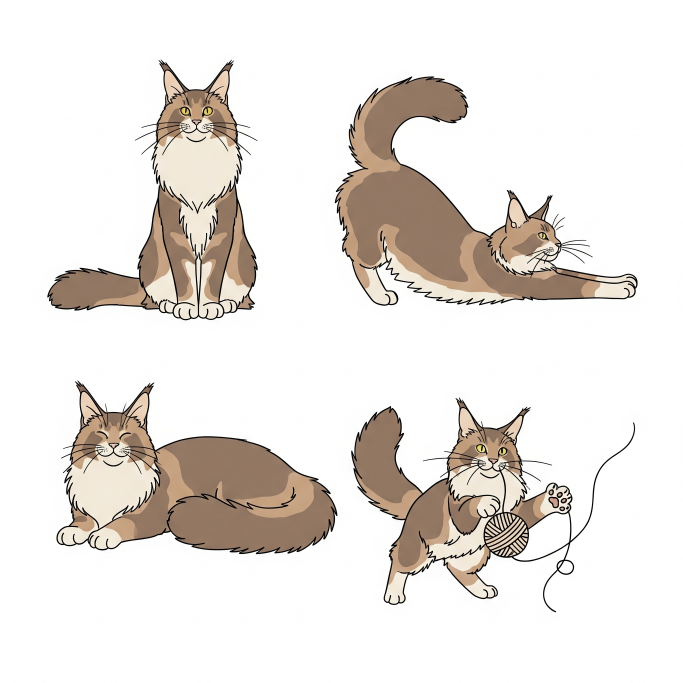
#> input picture assets/images/cats/american_shorthair.jpg, 2048 x 2048 px (shown at 1/3 size); its folder holds 4 pictures in this run
$ python image_cropper.py
#> lines starting #> are read from the running program, lines starting #| are printed output that depends on the picture
#!/usr/bin/env python3
"""
图片裁剪工具 - 支持手动指定裁剪范围和比例
独立运行，使用自己的配置文件
"""

import os
import sys
import logging
from pathlib import Path
from typing import List, Tuple, Union, Optional
from PIL import Image

# =============================================================================
# 配置区域 - 修改这里的参数来自定义裁剪行为
# =============================================================================

# 裁剪配置
CROP_CONFIG = {
    # 裁剪模式 - 'box' 或 'percentage'
    'crop_mode': 'percentage',

    # 裁剪区域配置 (当crop_mode='box'时使用)
    'crop_box': (100, 100, 900, 900),  # (left, top, right, bottom)

    # 百分比裁剪配置 (当crop_mode='percentage'时使用)
    'horizontal_percent': 0.1,  # 水平裁剪20% (0.0-1.0)
    'vertical_percent': 0.1,    # 垂直裁剪20% (0.0-1.0)

    # 图片质量
    'quality': 95,              # JPEG质量 (1-100, 越高越好)
}

# 输入配置
INPUT_CONFIG = {
    # 输入文件或目录路径，支持多个文件
    'input_files': [
        # "assets/images/cats/bengal.png",  # 测试孟加拉猫图片
        "assets/images/cats",  # 目录（处理目录中所有图片）
    ],

    # 输出目录 (None=保存在原文件同目录)
    'output_directory': None,
}

# 日志配置
LOG_CONFIG = {
    'level': 'INFO',  # DEBUG, INFO, WARNING, ERROR
    'format': '%(asctime)s - %(levelname)s - %(message)s'
}

# 支持的图片格式
SUPPORTED_FORMATS = {'.jpg', '.jpeg', '.png', '.bmp', '.tiff', '.webp'}

class ImageCropper:
    """图片裁剪工具"""

    def __init__(self, log_level: str = 'INFO'):
        """初始化裁剪器"""
        self.setup_logging(log_level)
        self.logger = logging.getLogger(__name__)

    def setup_logging(self, level: str) -> None:
        """设置日志"""
        logging.basicConfig(
            level=getattr(logging, level.upper()),
            format='%(asctime)s - %(levelname)s - %(message)s'
        )

    # [57 lines left out: function crop_by_box, not called in this run]

    def crop_by_percentage(
        self,
        input_path: str,
        output_path: str,
        horizontal_percent: float,
        vertical_percent: float,
        quality: int = 95
    ) -> bool:
        """
        按百分比裁剪图片

        Args:
            input_path: 输入图片路径
            output_path: 输出图片路径
            horizontal_percent: 水平裁剪百分比 (0.0-1.0)
            vertical_percent: 垂直裁剪百分比 (0.0-1.0)
            quality: JPEG质量 (1-100)

        Returns:
            bool: 裁剪是否成功
        """
#> called with horizontal_percent = 0.1, vertical_percent = 0.1, quality = 95
        try:
            self.logger.info(f"正在按百分比裁剪: {Path(input_path).name}")
            self.logger.info(f"水平裁剪: {horizontal_percent*100:.1f}%, 垂直裁剪: {vertical_percent*100:.1f}%")

            with Image.open(input_path) as img:
#> img is the input picture: PIL image 2048x2048 RGB; mean R, G, B 233.9, 229.2, 224.9
                img_width, img_height = img.size
#> img_width = 2048; img_height = 2048
                self.logger.info(f"原始图片尺寸: {img_width}x{img_height}")

                # 计算裁剪区域 - 从四边各裁剪指定百分比
                left = int(img_width * horizontal_percent)
#> left = 204
                top = int(img_height * vertical_percent)
#> top = 204
                right = img_width - int(img_width * horizontal_percent)
#> right = 1844
                bottom = img_height - int(img_height * vertical_percent)
#> bottom = 1844

                crop_box = (left, top, right, bottom)
#> crop_box = (204, 204, 1844, 1844)
                self.logger.info(f"计算出的裁剪区域: {crop_box}")
                self.logger.info(f"裁剪后尺寸: {right-left}x{bottom-top}")

                # 直接在这里处理裁剪，而不是调用crop_by_box
                try:
                    # 验证裁剪区域
                    if left < 0 or top < 0 or right > img_width or bottom > img_height:
                        self.logger.error(f"裁剪区域 {crop_box} 超出图片边界 {img.size}")
                        return False

                    if left >= right or top >= bottom:
                        self.logger.error(f"无效的裁剪区域: {crop_box}")
                        return False

                    # 裁剪图片
                    cropped = img.crop(crop_box)
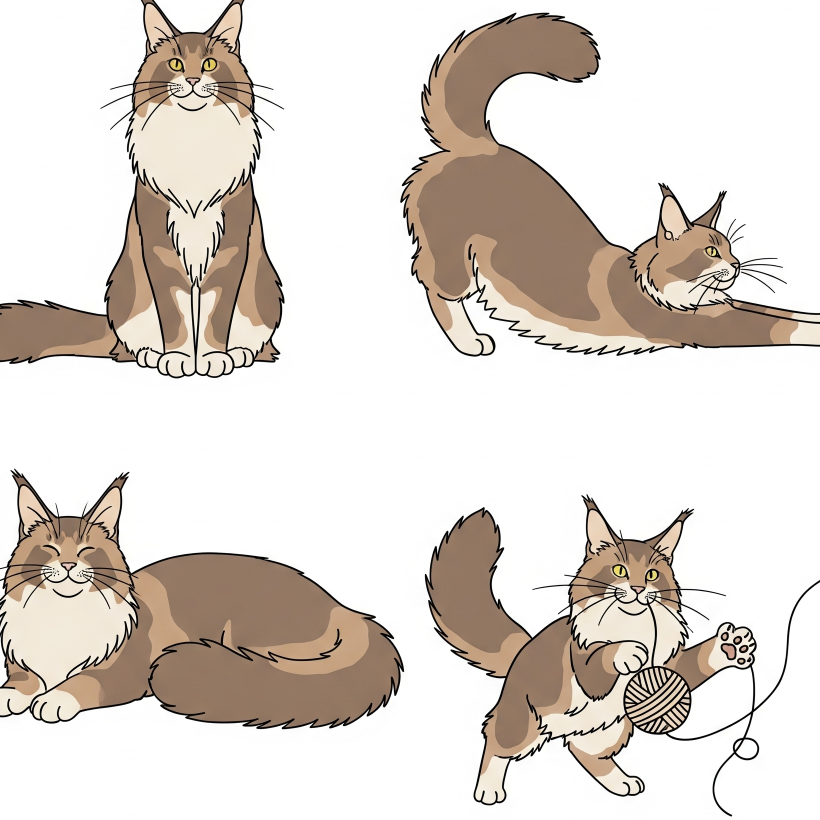
#> cropped: PIL image 1640x1640 RGB (shown at 1/2 size); mean R, G, B 222.7, 215.4, 208.8

                    # 生成新的输出文件名（添加_cropped后缀）
                    output_path = self._generate_output_filename(output_path)

                    # 确保输出目录存在
                    Path(output_path).parent.mkdir(parents=True, exist_ok=True)

                    # 保存图片
                    save_params = self._get_save_params(output_path, quality)
                    cropped.save(output_path, **save_params)

                    self.logger.info(f"裁剪完成: {Path(output_path).name} ({cropped.size[0]}x{cropped.size[1]})")
                    return True

                except Exception as e:
                    self.logger.error(f"裁剪失败 {Path(input_path).name}: {str(e)}")
                    return False

        except Exception as e:
            self.logger.error(f"按百分比裁剪失败 {Path(input_path).name}: {str(e)}")
            return False

    def crop_multiple_files(
        self,
        input_files: List[str],
        output_directory: Optional[str],
        crop_config: dict,
        delete_original: bool = False
    ) -> Tuple[int, int]:
        """
        批量裁剪多个文件

        Args:
            input_files: 输入文件列表
            output_directory: 输出目录 (None=保存在原文件目录)
            crop_config: 裁剪配置
            delete_original: 是否删除原文件

        Returns:
            Tuple[int, int]: (成功数量, 失败数量)
        """
        success_count = 0
        failed_count = 0

        self.logger.info(f"开始批量裁剪 {len(input_files)} 个文件")

        for input_file in input_files:
            input_path = Path(input_file)
            if not input_path.exists():
                self.logger.warning(f"文件不存在，跳过: {input_file}")
                failed_count += 1
                continue

            # 确定输出路径
            if output_directory:
                output_path = Path(output_directory) / input_path.name
            else:
                output_path = input_path.parent / input_path.name

            # 生成新的输出文件名（添加_cropped后缀）
            output_path = self._generate_output_filename(str(output_path))

            # 执行裁剪
            success = False

            if crop_config.get('crop_mode') == 'box' and 'crop_box' in crop_config:
                # 手动指定裁剪区域
                success = self.crop_by_box(
                    str(input_path),
                    str(output_path),
                    crop_config['crop_box'],
                    crop_config.get('quality', 95)
                )
            elif crop_config.get('crop_mode') == 'percentage' and 'horizontal_percent' in crop_config and 'vertical_percent' in crop_config:
                # 按百分比裁剪
                success = self.crop_by_percentage(
                    str(input_path),
                    str(output_path),
                    crop_config['horizontal_percent'],
                    crop_config['vertical_percent'],
                    crop_config.get('quality', 95)
                )
            else:
                self.logger.error(f"无效的裁剪配置: {crop_config}")
                failed_count += 1
                continue

            if success:
                success_count += 1

                # 删除原文件（如果配置了）
                if delete_original:
                    try:
                        input_path.unlink()
                        self.logger.info(f"已删除原文件: {input_path.name}")
                    except Exception as e:
                        self.logger.warning(f"删除原文件失败: {e}")
            else:
                failed_count += 1
#> pass 2 of the loop in crop_multiple_files, `for input_file in input_files:`:
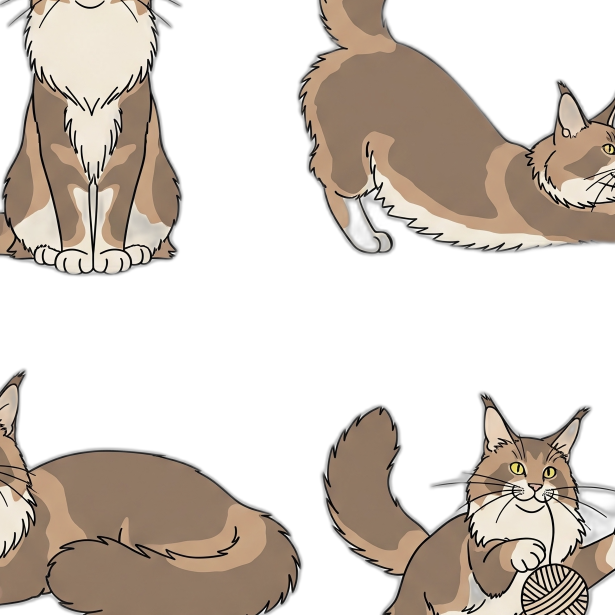
#> input picture assets/images/cats/american_shorthair.png, 1230 x 1230 px (shown at 1/2 size)
#> in crop_by_percentage, img is the input picture: PIL image 1230x1230 RGBA; mean R, G, B, A 74.1, 64.7, 56.2, 114.2
#> in crop_by_percentage (call 2), `cropped = img.crop(crop_box)`:
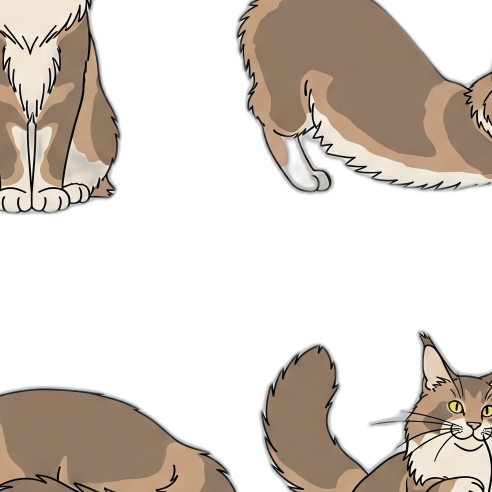
#> cropped: PIL image 984x984 RGBA (shown at 1/2 size); mean R, G, B, A 65.5, 56.9, 49.1, 102.3; transparent parts drawn white
#> pass 3 of the loop in crop_multiple_files, `for input_file in input_files:`:
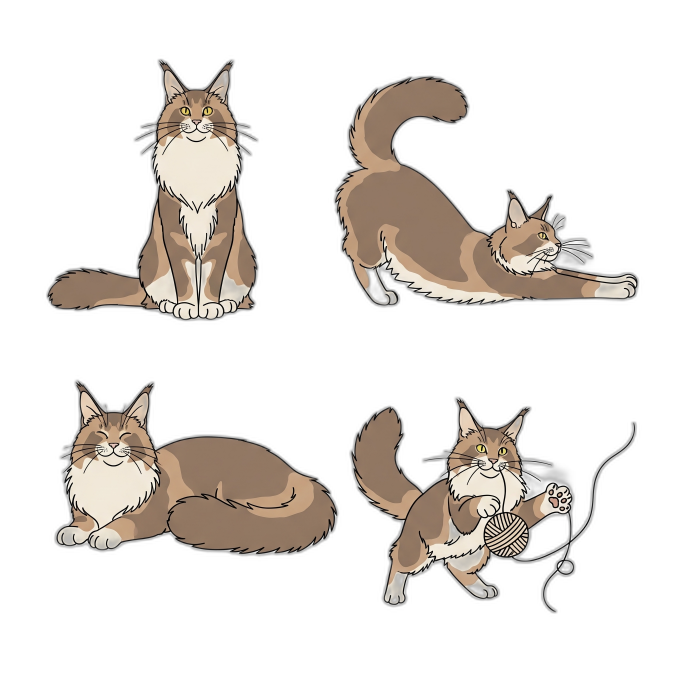
#> input picture assets/images/cats/american_shorthair_nobg.png, 2048 x 2048 px (shown at 1/3 size)
#> in crop_by_percentage, img is the input picture: PIL image 2048x2048 RGBA; mean R, G, B, A 38.6, 34, 29.8, 58.9
#> in crop_by_percentage (call 3), `cropped = img.crop(crop_box)`:
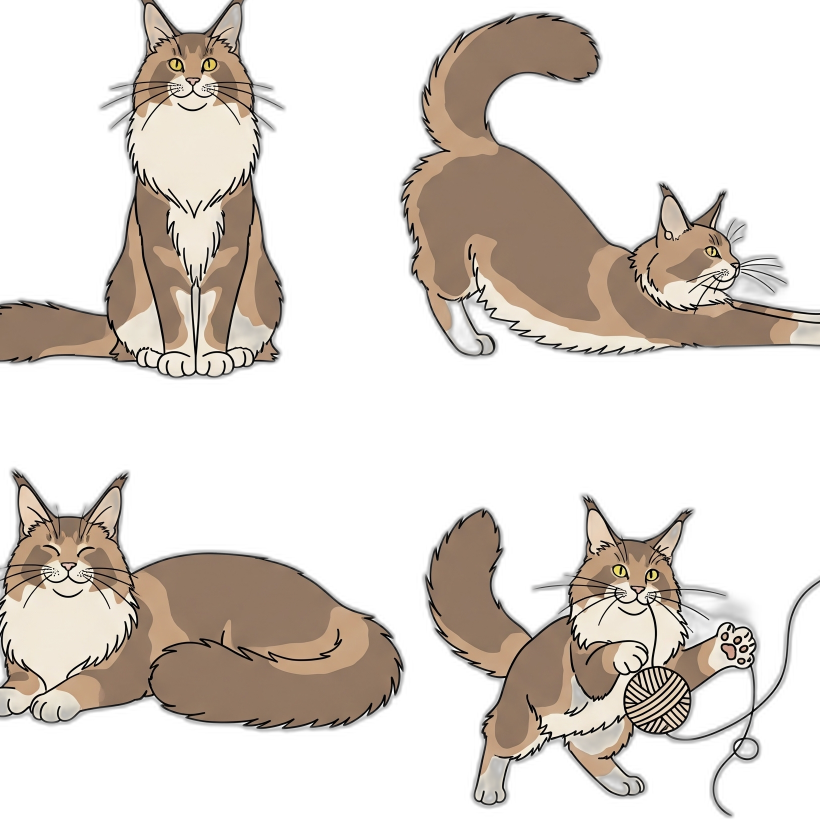
#> cropped: PIL image 1640x1640 RGBA (shown at 1/2 size); mean R, G, B, A 59.3, 52.2, 45.8, 90.5; transparent parts drawn white
#> the loop made 4 passes; the first 3 are shown

        self.logger.info(f"批量裁剪完成: 成功 {success_count}, 失败 {failed_count}")
        return success_count, failed_count

    def _generate_output_filename(self, original_path: str) -> str:
        """生成新的输出文件名（添加_cropped后缀）"""
        path_obj = Path(original_path)
        stem = path_obj.stem

        # 如果已经有_cropped后缀，不再添加
        if stem.endswith('_cropped'):
            return original_path

        new_name = f"{stem}_cropped{path_obj.suffix}"
        return str(path_obj.parent / new_name)

    def _get_save_params(self, output_path: str, quality: int) -> dict:
        """获取保存参数"""
        ext = Path(output_path).suffix.lower()

        if ext in {'.jpg', '.jpeg'}:
            return {
                'quality': quality,
                'optimize': True,
                'progressive': True
            }
        elif ext == '.png':
            return {
                'optimize': True,
                'compress_level': 9
            }
        else:
            return {}


def collect_image_files(
    input_path: Union[str, List[str]],
    supported_formats: Optional[set] = None
) -> List[str]:
    """
    收集图片文件

    Args:
        input_path: 输入路径（文件/目录/文件列表）
        supported_formats: 支持的格式

    Returns:
        List[str]: 图片文件路径列表
    """
    if supported_formats is None:
        supported_formats = SUPPORTED_FORMATS

    image_files = []

    if isinstance(input_path, str):
        path_obj = Path(input_path)
        if path_obj.is_file():
            # 单个文件
            if path_obj.suffix.lower() in supported_formats:
                image_files.append(str(path_obj))
        elif path_obj.is_dir():
            # 目录 - 修复：使用glob而不是rglob，避免递归搜索
            for ext in supported_formats:
                # 搜索当前目录下的文件
                image_files.extend(
                    [str(f) for f in path_obj.glob(f'*{ext}')]
                )
                image_files.extend(
                    [str(f) for f in path_obj.glob(f'*{ext.upper()}')]
                )
    elif isinstance(input_path, list):
        # 文件列表
        for file_path in input_path:
            path_obj = Path(file_path)
            if path_obj.is_file() and path_obj.suffix.lower() in supported_formats:
                image_files.append(str(path_obj))
            elif path_obj.is_dir():
                # 如果是目录，递归处理
                image_files.extend(collect_image_files(str(path_obj), supported_formats))

    return sorted(list(set(image_files)))


def main():
    """主函数"""
    # 设置日志
    logging.basicConfig(
        level=getattr(logging, LOG_CONFIG['level']),
        format=LOG_CONFIG['format']
    )
    logger = logging.getLogger(__name__)

    print("✂️ 图片裁剪工具")
    print("="*50)

    # 创建裁剪器
    cropper = ImageCropper(log_level=LOG_CONFIG['level'])

    # 获取输入文件
    input_files = collect_image_files(INPUT_CONFIG['input_files'], SUPPORTED_FORMATS)
    if not input_files:
        logger.error("没有找到有效的图片文件")
        print("💡 请检查 INPUT_CONFIG['input_files'] 中的路径是否正确")
        sys.exit(1)

    logger.info(f"找到 {len(input_files)} 个图片文件")

    # 使用配置文件中的裁剪设置
    crop_config = CROP_CONFIG.copy()

    # 显示配置信息
    print(f"📁 输入文件: {len(input_files)} 个")
    print(f"📂 输出目录: {INPUT_CONFIG['output_directory'] or '与输入文件同目录'}")

    if CROP_CONFIG['crop_mode'] == 'box':
        crop_box = CROP_CONFIG['crop_box']
        print(f"✂️ 裁剪模式: 区域裁剪 ({crop_box[0]}, {crop_box[1]}, {crop_box[2]}, {crop_box[3]})")
    elif CROP_CONFIG['crop_mode'] == 'percentage':
        h_percent = CROP_CONFIG['horizontal_percent']
        v_percent = CROP_CONFIG['vertical_percent']
        print(f"✂️ 裁剪模式: 百分比裁剪 (水平{h_percent*100:.1f}%, 垂直{v_percent*100:.1f}%)")

    print("="*50)

    # 执行裁剪
    success_count, failed_count = cropper.crop_multiple_files(
        input_files, INPUT_CONFIG['output_directory'], crop_config
    )

    # 打印结果
    print("\n" + "="*50)
    print("🎉 裁剪完成!")
    print(f"✅ 成功: {success_count} 个文件")
    print(f"❌ 失败: {failed_count} 个文件")
    print("💡 裁剪后的文件会添加 '_cropped' 后缀")
    print("="*50)


if __name__ == '__main__':
    main()
